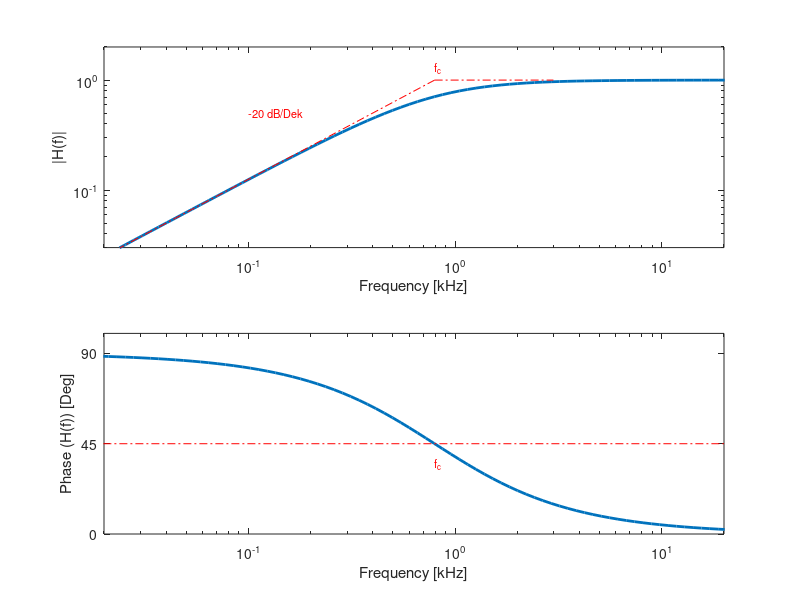

Recreate this plot in MATLAB. (Note: this script raises an error after producing the figure.)
%%%%%%%%%%%%%%%%%%%%%%%%%%%%%%Exercise 3%%%%%%%%%%%%%%%%%%%%%%%%%%%%%%%%%%%
%% Assignment 1
clc, close all; clear all;

% Initial Parameters-------------------------------------------------------
u1 = 1; %V
R = 2e3; %Ohms
C = 100e-9; %F
f = logspace(1,5,100);
f_c = 1 / (R*C*2*pi);
%--------------------------------------------------------------------------

% ---------------------Getting the Transfer Function-----------------------
% Magnitude----------------------------------------------------------------
u2 = (u1*i*2*pi*R*C*f) ./ (1 + i*2*pi*R*C*f);

figure;
subplot(2,1,1)
loglog(f/1000, abs(u2), 'LineWidth', 2);
xlabel("Frequency [kHz]"); ylabel("|H(f)|");
axis([20/1000 20 3e-2 2]);

H = line([f_c/1000 2.99],[1 1]);
set(H, 'LineStyle', '-.', 'Color', 'r');
H = line([f_c/1000 0.008],[1 0.01]);
set(H, 'LineStyle', '-.', 'Color', 'r');
text(f_c/1000,1.3,'f_c', 'FontSize', 8, 'Color', 'r');
text(0.1,0.5,'-20 dB/Dek', 'FontSize', 8, 'Color', 'r');

% Phase--------------------------------------------------------------------
subplot(2,1,2)
semilogx(f/1000, angle(u2)*180/pi, 'LineWidth', 2);
xlabel("Frequency [kHz]"); ylabel("Phase (H(f)) [Deg]");
axis([20/1000 20 0 100]);
set(gca, 'YTick', [0 45 90])%, 'FontSize',14);
H= line([0.01 20], [45 45]);
set(H, 'LineStyle', '-.', 'Color', 'r');
text(f_c/1000, 35, 'f_c', 'FontSize', 8, 'Color', 'r');
% -------------------------------------------------------------------------
%% Assignment 2
clc, clear all; close all;

% Initial Parameters-------------------------------------------------------
fs = 48000;
T = 4;
N = fs*T;
t = (0:N-1)'/fs;
sample_length = numel(t);
% -------------------------------------------------------------------------

% Signal Generation--------------------------------------------------------
signal = zeros(sample_length,1);
signal(sample_length/2) = 1; % Delta Peak of 1 a.u. at 2s.
%--------------------------------------------------------------------------

% Palying / Recording the Data---------------------------------------------
deviceReader = audioDeviceReader;
deviceReader.Driver = 'ASIO';
devices = getAudioDevices(deviceReader);

BufferSize = 1024;     % ASIO Buffer Size (Samples)
saving = false;

aPR = audioPlayerRecorder('Device', 'ASIO4ALL v2',...
    'SampleRate', fs,...
    'BitDepth', '16-bit integer',...
    'SupportVariableSize', true,...
    'BufferSize', BufferSize, ...
    'PlayerChannelMapping', [1,2], ...
    'RecorderChannelMapping', [1,2]);

[playData, recData, N_underrun,N_overrun] = play_rec(aPR, signal);
% -------------------------------------------------------------------------

t_recorded = (0:(numel(recData(:,1))-1))'/fs; % Time in (s) fo the Recording

% FFT of Channel 1---------------------------------------------------------
ch1_fft = fft(recData(:,1));
ch1_scale = abs(ch1_fft/numel(recData(:,1)));
ch1_positive = ch1_scale(1:numel(recData(:,1))/2+1);
ch1_positive(2:end-1) = 2*ch1_positive(2:end-1);

frequencies_ch1 = fs/numel(recData(:,1)) * (0:numel(recData(:,1))/2);
% -------------------------------------------------------------------------

% FFT of Channel 2---------------------------------------------------------
ch2_fft = fft(recData(:,2));
ch2_scale = abs(ch2_fft/numel(recData(:,2)));
ch2_positive = ch2_scale(1:numel(recData(:,2))/2+1);
ch2_positive(2:end-1) = 2*ch2_positive(2:end-1);

frequencies_ch2 = fs/numel(recData(:,2)) * (0:numel(recData(:,2))/2);
% -------------------------------------------------------------------------

% Plotting Signals (time-domain)-------------------------------------------
figure('Position', [100 100 400 400]);
plot(t_recorded, recData(:,1), '-b', 'Linewidth', 1); axis tight; grid on;
xlabel("Time (s)"); ylabel("Signal Amplitude (a.u.)");

figure('Position', [100 100 400 400]);
plot(t_recorded, recData(:,2), '-r', 'Linewidth', 1); axis tight; grid on;
xlabel("Time (s)"); ylabel("Signal Amplitude (a.u.)");
% -------------------------------------------------------------------------

% Ch2 of mic = red  
% Ch1 of mic = white

% ---------------------Getting the Transfer Function-----------------------
% Magnitude----------------------------------------------------------------
T_func = ch1_positive ./ ch2_positive ;
R = 2e3; %Ohms
C = 100e-9; %F
f_c = 1 / (R*C*2*pi);

figure ('Position', [100 100 800 400]);
subplot(2,1,1)
loglog(frequencies_ch1,T_func,"LineWidth", 1), axis tight; grid on;
xlabel("Frequency (Hz)"); ylabel("|H(f)|");
H = line([f_c f_c],[min(T_func) max(T_func)]);
set(H, 'LineStyle', '-.', 'Color', 'r');
text(f_c+100 ,0.2,'f_c', 'FontSize', 8, 'Color', 'r');
% -------------------------------------------------------------------------

% Phase--------------------------------------------------------------------
subplot(2,1,2)

% Calulating the Raw FFT---------------------------------------------------
ch1_scale_raw = ch1_fft/numel(recData(:,1));
ch1_positive_raw = ch1_scale_raw(1:numel(recData(:,1))/2+1);
ch1_positive_raw(2:end-1) = 2*ch1_positive_raw(2:end-1);
ch2_scale_raw = ch2_fft/numel(recData(:,2));
ch2_positive_raw = ch2_scale_raw(1:numel(recData(:,2))/2+1);
ch2_positive_raw(2:end-1) = 2*ch2_positive_raw(2:end-1);
% -------------------------------------------------------------------------

angle = angle(ch1_positive_raw ./ ch2_positive_raw)*180/pi;
semilogx(frequencies_ch1, angle, 'LineWidth', 1); axis tight; grid on;
xlabel("Frequency [Hz]"); ylabel("Phase (H(f)) / Deg");
H = line([f_c f_c],[-200 200]);
set(H, 'LineStyle', '-.', 'Color', 'r');
text(f_c+100 ,0.2,'f_c', 'FontSize', 8, 'Color', 'r');
% -------------------------------------------------------------------------
%% Assignment 3
clc, close all; clear all;

% Initial Parameters-------------------------------------------------------
fs = 48000;
T = 5;
N = fs*T;
t = (0:N-1)'/fs;
sample_length = numel(t);
hann_win = fs * 0.1; 
window = ramp_filter(hann_win, sample_length);
% -------------------------------------------------------------------------

% Generating the signal----------------------------------------------------
noise = wgn(sample_length, 1, 1,1,1,'linear') / 16;
signal= noise .* window * sample_length/sum(window); % White Noise
signal = signal(hann_win:sample_length-hann_win-1);
% -------------------------------------------------------------------------

% Palying / Recording the Data---------------------------------------------
deviceReader = audioDeviceReader;
deviceReader.Driver = 'ASIO';
devices = getAudioDevices(deviceReader);

BufferSize = 1024;     % ASIO Buffer Size (Samples)
saving = false;

aPR = audioPlayerRecorder('Device', 'ASIO4ALL v2',...
    'SampleRate', fs,...
    'BitDepth', '16-bit integer',...
    'SupportVariableSize', true,...
    'BufferSize', BufferSize, ...
    'PlayerChannelMapping', [1,2], ...
    'RecorderChannelMapping', [1,2]);

[playData, recData, N_underrun,N_overrun] = play_rec(aPR, signal);
% -------------------------------------------------------------------------

t_recorded = (0:(numel(recData(:,1))-1))'/fs; % Time in (s) fo the Recording

% FFT of Channel 1---------------------------------------------------------
ch1_fft = fft(recData(:,1));
ch1_scale = abs(ch1_fft/numel(recData(:,1)));
ch1_positive = ch1_scale(1:numel(recData(:,1))/2+1);
ch1_positive(2:end-1) = 2*ch1_positive(2:end-1);

frequencies_ch1 = fs/numel(recData(:,1)) * (0:numel(recData(:,1))/2);
% -------------------------------------------------------------------------

% FFT of Channel 2---------------------------------------------------------
ch2_fft = fft(recData(:,2));
ch2_scale = abs(ch2_fft/numel(recData(:,2)));
ch2_positive = ch2_scale(1:numel(recData(:,2))/2+1);
ch2_positive(2:end-1) = 2*ch2_positive(2:end-1);

frequencies_ch2 = fs/numel(recData(:,2)) * (0:numel(recData(:,2))/2);
% -------------------------------------------------------------------------

% Plotting Signals (time-domain)-------------------------------------------
figure('Position', [100 100 800 400]);
plot(t_recorded, recData(:,1), '-b', 'Linewidth', 1); axis tight, grid on;
xlabel("Time (s)"); ylabel("Signal Amplitude (a.u.)");

figure('Position', [100 100 800 400]);
plot(t_recorded, recData(:,2), '-r', 'Linewidth', 1); axis tight, grid on;
xlabel("Time (s)"); ylabel("Signal Amplitude (a.u.)");
% -------------------------------------------------------------------------

% Ch2 of mic = red  
% Ch1 of mic = white

% ------------------Getting the Trasfer Function---------------------------
% Magnitude----------------------------------------------------------------
T_func = ch1_positive ./ ch2_positive ;
R = 2e3; %Ohms
C = 100e-9; %F
f_c = 1 / (R*C*2*pi);

figure('Position', [100 100 800 400]);
subplot(2,1,1)
loglog(frequencies_ch1,T_func,"LineWidth", 1), axis tight; grid on;
xlabel("Frequency [Hz]"); ylabel("|H(f)|");
H = line([f_c f_c],[min(T_func) max(T_func)]);
set(H, 'LineStyle', '-.', 'Color', 'r');
text(f_c+100 ,0.2,'f_c', 'FontSize', 8, 'Color', 'r');
% -------------------------------------------------------------------------

% Phase--------------------------------------------------------------------
subplot(2,1,2)

% Calulating the Raw FFT---------------------------------------------------
ch1_scale_raw = ch1_fft/numel(recData(:,1));
ch1_positive_raw = ch1_scale_raw(1:numel(recData(:,1))/2+1);
ch1_positive_raw(2:end-1) = 2*ch1_positive_raw(2:end-1);
ch2_scale_raw = ch2_fft/numel(recData(:,2));
ch2_positive_raw = ch2_scale_raw(1:numel(recData(:,2))/2+1);
ch2_positive_raw(2:end-1) = 2*ch2_positive_raw(2:end-1);
% -------------------------------------------------------------------------

angle = angle(ch1_positive_raw ./ ch2_positive_raw)*180/pi;
semilogx(frequencies_ch1, angle, 'LineWidth', 1); axis tight; grid on;
xlabel("Frequency [Hz]"); ylabel("Phase (H(f)) / Deg");
H = line([f_c f_c],[-200 200]);
set(H, 'LineStyle', '-.', 'Color', 'r');
text(f_c+100 ,0.2,'f_c', 'FontSize', 8, 'Color', 'r');
% -------------------------------------------------------------------------
%% Assignment 4
clc, clear all; close all;

% Initial Parameters-------------------------------------------------------
startFreq = 100;
endFreq = 24000;
T = 10;
fs = 48000;
BufferSize = 1024;
t = 0:1/fs:T;
% -------------------------------------------------------------------------

% Generating the signal----------------------------------------------------
signal = chirp(t, startFreq, T, endFreq, 'linear');
signal = signal * 0.2; % Linear-sweep Signal
% -------------------------------------------------------------------------

% Palying / Recording the Data---------------------------------------------
deviceReader = audioDeviceReader;
deviceReader.Driver = 'ASIO';
devices = getAudioDevices(deviceReader);


saving = false;

aPR = audioPlayerRecorder('Device', 'ASIO4ALL v2',...
    'SampleRate', fs,...
    'BitDepth', '16-bit integer',...
    'SupportVariableSize', true,...
    'BufferSize', BufferSize, ...
    'PlayerChannelMapping', [1,2], ...
    'RecorderChannelMapping', [1,2]);

[playData, recData, N_underrun,N_overrun] = play_rec(aPR, signal');
% -------------------------------------------------------------------------

t_recorded = (0:(numel(recData(:,1))-1))'/fs; % Time in (s) fo the Recording

% FFT of Channel 1---------------------------------------------------------
ch1_fft = fft(recData(:,1));
ch1_scale = abs(ch1_fft/numel(recData(:,1)));
ch1_positive = ch1_scale(1:numel(recData(:,1))/2+1);
ch1_positive(2:end-1) = 2*ch1_positive(2:end-1);

frequencies_ch1 = fs/numel(recData(:,1)) * (0:numel(recData(:,1))/2);
% -------------------------------------------------------------------------

% FFT of Channel 2---------------------------------------------------------
ch2_fft = fft(recData(:,2));
ch2_scale = abs(ch2_fft/numel(recData(:,2)));
ch2_positive = ch2_scale(1:numel(recData(:,2))/2+1);
ch2_positive(2:end-1) = 2*ch2_positive(2:end-1);

frequencies_ch2 = fs/numel(recData(:,2)) * (0:numel(recData(:,2))/2);
% -------------------------------------------------------------------------

% Plotting Signals (time-domain)-------------------------------------------
figure('Position', [100 100 800 400]);
plot(t_recorded, recData(:,1), '-b', 'Linewidth', 1); grid on, axis tight;
xlabel("Time (s)"); ylabel("Signal Amplitude (a.u.)");

figure('Position', [100 100 800 400]);
plot(t_recorded, recData(:,2), '-r', 'Linewidth', 1); grid on, axis tight;
xlabel("Time (s)"); ylabel("Signal Amplitude (a.u.)");
% -------------------------------------------------------------------------

% Plotting FFT's-----------------------------------------------------------
figure('Position', [100 100 800 400]);
loglog(frequencies_ch1,ch1_positive, "LineWidth", 1), axis tight; grid on;
xlabel("Frequency (Hz)");
ylabel("Signal Amplitude (a.u.)");

figure('Position',[100 100 800 400]);
loglog(frequencies_ch2,ch2_positive, "LineWidth", 1), axis tight; grid on;
xlabel("Frequency (Hz)");
ylabel("Signal Amplitude (a.u.)");
% -------------------------------------------------------------------------

% Ch2 of mic = red  
% Ch1 of mic = white

% ------------------Getting the Trasfer Function---------------------------
% Magnitude----------------------------------------------------------------
T_func = ch1_positive ./ ch2_positive ;
R = 2e3; %Ohms
C = 100e-9; %F
f_c = 1 / (R*C*2*pi);

figure('Position',[100 100 800 400]);
subplot(2,1,1)
loglog(frequencies_ch2,T_func,"LineWidth", 1), axis tight; grid on;
xlabel("Frequency [Hz]"); ylabel("|H(f)|");
H = line([f_c f_c],[min(T_func) max(T_func)]);
set(H, 'LineStyle', '-.', 'Color', 'r');
text(f_c+100 ,0.2,'f_c', 'FontSize', 8, 'Color', 'r');
% -------------------------------------------------------------------------

% Phase--------------------------------------------------------------------
subplot(2,1,2)

% Calulating the Raw FFT---------------------------------------------------
ch1_scale_raw = ch1_fft/numel(recData(:,1));
ch1_positive_raw = ch1_scale_raw(1:numel(recData(:,1))/2+1);
ch1_positive_raw(2:end-1) = 2*ch1_positive_raw(2:end-1);
ch2_scale_raw = ch2_fft/numel(recData(:,2));
ch2_positive_raw = ch2_scale_raw(1:numel(recData(:,2))/2+1);
ch2_positive_raw(2:end-1) = 2*ch2_positive_raw(2:end-1);
% -------------------------------------------------------------------------

angle = angle(ch1_positive_raw ./ ch2_positive_raw)*180/pi;
semilogx(frequencies_ch2, angle, 'LineWidth', 1); axis tight; grid on;
xlabel("Frequency [Hz]"); ylabel("Phase (H(f)) / Deg");
H = line([f_c f_c],[-200 200]);
set(H, 'LineStyle', '-.', 'Color', 'r');
text(f_c+100 ,0.2,'f_c', 'FontSize', 8, 'Color', 'r');
% -------------------------------------------------------------------------
%% Assignment 5
clc, clear all, close all;

% Initial Parameters-------------------------------------------------------
startFreq = 100;
endFreq = 24000;
T = 10;
fs = 48000;
BufferSize = 1024;
t = 0:1/fs:T;
% -------------------------------------------------------------------------

% Generating the signal----------------------------------------------------
signal = chirp(t, startFreq, T, endFreq, 'logarithmic');
signal = signal * 0.2; % Log-sweep Signal
% -------------------------------------------------------------------------

% Palying / Recording the Data---------------------------------------------
deviceReader = audioDeviceReader;
deviceReader.Driver = 'ASIO';
devices = getAudioDevices(deviceReader);


saving = false;

aPR = audioPlayerRecorder('Device', 'ASIO4ALL v2',...
    'SampleRate', fs,...
    'BitDepth', '16-bit integer',...
    'SupportVariableSize', true,...
    'BufferSize', BufferSize, ...
    'PlayerChannelMapping', [1,2], ...
    'RecorderChannelMapping', [1,2]);

[playData, recData, N_underrun,N_overrun] = play_rec(aPR, signal');
% -------------------------------------------------------------------------

t_recorded = (0:(numel(recData(:,1))-1))'/fs; % Time in (s) fo the Recording

% FFT of Channel 1---------------------------------------------------------
ch1_fft = fft(recData(:,1));
ch1_scale = abs(ch1_fft/numel(recData(:,1)));
ch1_positive = ch1_scale(1:numel(recData(:,1))/2+1);
ch1_positive(2:end-1) = 2*ch1_positive(2:end-1);

frequencies_ch1 = fs/numel(recData(:,1)) * (0:numel(recData(:,1))/2);
% -------------------------------------------------------------------------

% FFT of Channel 2---------------------------------------------------------
ch2_fft = fft(recData(:,2));
ch2_scale = abs(ch2_fft/numel(recData(:,2)));
ch2_positive = ch2_scale(1:numel(recData(:,2))/2+1);
ch2_positive(2:end-1) = 2*ch2_positive(2:end-1);

frequencies_ch2 = fs/numel(recData(:,2)) * (0:numel(recData(:,2))/2);
% -------------------------------------------------------------------------

% Plotting Signals (time-domain)-------------------------------------------
figure('Position', [100 100 800 400]);
plot(t_recorded, recData(:,1), '-b', 'Linewidth', 1); grid on, axis tight;
xlabel("Time (s)"); ylabel("Signal Amplitude (a.u.)");

figure('Position', [100 100 800 400]);
plot(t_recorded, recData(:,2), '-r', 'Linewidth', 1); grid on, axis tight;
xlabel("Time (s)"); ylabel("Signal Amplitude (a.u.)");
% -------------------------------------------------------------------------

% Plotting FFT's-----------------------------------------------------------
figure('Position', [100 100 800 400]);
loglog(frequencies_ch1,ch1_positive, "LineWidth", 1), axis tight; grid on;
xlabel("Frequency (Hz)");
ylabel("Signal Amplitude (a.u.)");

figure('Position',[100 100 800 400]);
loglog(frequencies_ch2,ch2_positive, "LineWidth", 1), axis tight; grid on;
xlabel("Frequency (Hz)");
ylabel("Signal Amplitude (a.u.)");
% -------------------------------------------------------------------------

% Ch2 of mic = red  
% Ch1 of mic = white

% ------------------Getting the Trasfer Function---------------------------
% Magnitude----------------------------------------------------------------
T_func = ch1_positive ./ ch2_positive ;
R = 2e3; %Ohms
C = 100e-9; %F
f_c = 1 / (R*C*2*pi);

figure('Position', [100 100 800 400]);
subplot(2,1,1)
loglog(frequencies_ch2,T_func,"LineWidth", 1), axis tight; grid on;
title("Signal in Frequency-Domain (Logaritmic Scale)");
xlabel("Frequency [Hz]"); ylabel("|H(f)|");
H = line([f_c f_c],[min(T_func) max(T_func)]);
set(H, 'LineStyle', '-.', 'Color', 'r');
text(f_c+100 ,0.2,'f_c', 'FontSize', 8, 'Color', 'r');

% Phase--------------------------------------------------------------------
subplot(2,1,2)

% Calulating the Raw FFT---------------------------------------------------
ch1_scale_raw = ch1_fft/numel(recData(:,1));
ch1_positive_raw = ch1_scale_raw(1:numel(recData(:,1))/2+1);
ch1_positive_raw(2:end-1) = 2*ch1_positive_raw(2:end-1);
ch2_scale_raw = ch2_fft/numel(recData(:,2));
ch2_positive_raw = ch2_scale_raw(1:numel(recData(:,2))/2+1);
ch2_positive_raw(2:end-1) = 2*ch2_positive_raw(2:end-1);
% -------------------------------------------------------------------------

angle = angle(ch1_positive_raw ./ ch2_positive_raw)*180/pi;
semilogx(frequencies_ch2, angle, 'LineWidth', 1); axis tight; grid on;
xlabel("Frequency [Hz]"); ylabel("Phase (H(f)) / Deg");
H = line([f_c f_c],[-200 200]);
set(H, 'LineStyle', '-.', 'Color', 'r');
text(f_c+100 ,0.2,'f_c', 'FontSize', 8, 'Color', 'r');
% -------------------------------------------------------------------------
%% Assingment 6
clc, close all, clear all;

% Initial Parameters-------------------------------------------------------
fs = 48000;
T = 1;
N = fs*T;
t = (0:N-1)'/fs;
BufferSize = 1024;
sample_length = numel(t);
hann_win = fs * 0.1; 
window = ramp_filter(hann_win, sample_length);
frequencies = [10 30 100 300 1e3 3e3 10e3 20e3];
% -------------------------------------------------------------------------

% Generating the signal----------------------------------------------------
for j = 1:length(frequencies)
    signals(:, j) = 0.1*cos((2*pi)*t*frequencies(j));
    ramp_sig(:, j) = signals(:, j) .* window * sample_length/sum(window);
end
% -------------------------------------------------------------------------

% Selecting a Portion of the Signal----------------------------------------
signal1 = signals(:,1);
signal1 = signal1(hann_win:sample_length-hann_win-1);
signal2 = signals(:,2);
signal2 = signal2(hann_win:sample_length-hann_win-1);
signal3 = signals(:,3);
signal3 = signal3(hann_win:sample_length-hann_win-1);
signal4 = signals(:,4);
signal4 = signal4(hann_win:sample_length-hann_win-1);
signal5 = signals(:,5);
signal5 = signal5(hann_win:sample_length-hann_win-1);
signal6 = signals(:,6);
signal6 = signal6(hann_win:sample_length-hann_win-1);
signal7 = signals(:,7);
signal7 = signal7(hann_win:sample_length-hann_win-1);
signal8 = signals(:,8);
signal8 = signal8(hann_win:sample_length-hann_win-1);
% -------------------------------------------------------------------------

% Palying / Recording the Data---------------------------------------------
deviceReader = audioDeviceReader;
deviceReader.Driver = 'ASIO';
devices = getAudioDevices(deviceReader);


saving = false;

aPR = audioPlayerRecorder('Device', 'ASIO4ALL v2',...
    'SampleRate', fs,...
    'BitDepth', '16-bit integer',...
    'SupportVariableSize', true,...
    'BufferSize', BufferSize, ...
    'PlayerChannelMapping', [1,2], ...
    'RecorderChannelMapping', [1,2]);


[playData1, recData1, N_underrun1, N_overrun1] = play_rec(aPR, signal1);
t1_recorded = (0:(numel(recData1(:,1))-1))'/fs;

[playData2, recData2, N_underrun2, N_overrun2] = play_rec(aPR, signal2);
t2_recorded = (0:(numel(recData2(:,1))-1))'/fs;

[playData3, recData3, N_underrun3, N_overrun3] = play_rec(aPR, signal3);
t3_recorded = (0:(numel(recData3(:,1))-1))'/fs;

[playData4, recData4, N_underrun4, N_overrun4] = play_rec(aPR, signal4);
t4_recorded = (0:(numel(recData4(:,1))-1))'/fs;

[playData5, recData5, N_underrun5, N_overrun5] = play_rec(aPR, signal5);
t5_recorded = (0:(numel(recData1(:,1))-1))'/fs;

[playData6, recData6, N_underrun6, N_overrun6] = play_rec(aPR, signal6);
t6_recorded = (0:(numel(recData1(:,1))-1))'/fs;

[playData7, recData7, N_underrun7, N_overrun7] = play_rec(aPR, signal7);
t7_recorded = (0:(numel(recData7(:,1))-1))'/fs;

[playData8, recData8, N_underrun8, N_overrun8] = play_rec(aPR, signal8);
t8_recorded = (0:(numel(recData8(:,1))-1))'/fs;
% -------------------------------------------------------------------------

% Grouping Ch1-------------------------------------------------------------
rec_data_ch1 = [recData1(:,1),recData2(:,1),recData3(:,1),...
                recData4(:,1),recData5(:,1),recData6(:,1),...
                recData7(:,1),recData8(:,1)];
% -------------------------------------------------------------------------

% Grouping Ch2-------------------------------------------------------------
rec_data_ch2 = [recData1(:,2),recData2(:,2),recData3(:,2),...
                recData4(:,2),recData5(:,2),recData6(:,2),...
                recData7(:,2),recData8(:,2)];
% -------------------------------------------------------------------------

% Grouping T_recorded------------------------------------------------------
time_rec = [t1_recorded,t2_recorded,t3_recorded,t4_recorded,t5_recorded,...
            t6_recorded,t7_recorded,t8_recorded];
% -------------------------------------------------------------------------

% FFT of Channel 1---------------------------------------------------------
for m = 1:8
        signal = rec_data_ch1(:,m);

        signal_length = numel(signal);
      
        fft_signal = fft(signal);
        fft_scaled = fft_signal/signal_length;

        fft_magnitude = abs(fft_scaled);
        fft_positive = fft_magnitude(1:signal_length/2+1);
        fft_positive(2:end-1) = 2*fft_positive(2:end-1);
        
        fft_positive_raw = fft_scaled(1:signal_length/2+1);
        fft_positive_raw(2:end-1) = 2*fft_positive_raw(2:end-1);

        frequencies = fs/signal_length * (0:(signal_length/2));

        multiple_fft_ch1(:, m) = fft_positive;
        multiple_fft_ch1_raw(:, m) = fft_positive_raw;
        multiple_frequencies_ch1(:, m) = frequencies;
end
% -------------------------------------------------------------------------

% FFT of Channel 2---------------------------------------------------------
for m = 1:8
        signal = rec_data_ch2(:,m);

        signal_length = numel(signal);
      
        fft_signal = fft(signal);
        fft_scaled = fft_signal/signal_length;

        fft_magnitude = abs(fft_scaled);
        fft_positive = fft_magnitude(1:signal_length/2+1);
        fft_positive(2:end-1) = 2*fft_positive(2:end-1);

        fft_positive_raw = fft_scaled(1:signal_length/2+1);
        fft_positive_raw(2:end-1) = 2*fft_positive_raw(2:end-1);
        
        frequencies = fs/signal_length * (0:(signal_length/2));

        multiple_fft_ch2(:, m) = fft_positive;
        multiple_frequencies_ch2(:, m) = frequencies;
        multiple_fft_ch2_raw(:, m) = fft_positive_raw;

        angles(:,m) = angle(multiple_fft_ch1_raw(:, m) ./ multiple_fft_ch2_raw(:, m))*180/pi;
end
% -------------------------------------------------------------------------

% Plotting Signals (time-domain)-------------------------------------------

fig1 = figure('Position', [20 20 800 800]);
% xlabel("Time (s)"); ylabel("Signal Amplitude (a.u.)");
for n = 1:8
    subplot(8,1,n)
    plot(time_rec(:,n), rec_data_ch1(:,n), '-b', 'Linewidth', 1); grid on, axis tight;   
end
han=axes(fig1,'visible','off'); 
han.XLabel.Visible='on';
han.YLabel.Visible='on';
xlabel("Time (s)", 'FontSize',14); ylabel("Signal Amplitude (a.u.)", 'FontSize',14);

fig2 = figure('Position', [20 20 800 800]);
for n = 1:8
    subplot(8,1,n)
    plot(time_rec(:,n), rec_data_ch2(:,n), '-r', 'Linewidth', 1); grid on, axis tight;
end
han=axes(fig2,'visible','off'); 
han.XLabel.Visible='on';
han.YLabel.Visible='on';
xlabel("Time (s)", 'FontSize',14); ylabel("Signal Amplitude (a.u.)", 'FontSize',14);
% -------------------------------------------------------------------------

% ------------------Getting the Trasfer Function---------------------------
R = 2e3; %Ohms
C = 100e-9; %F
f_c = 1 / (R*C*2*pi); % Cut-off Frequency
% Magnitude and Phase------------------------------------------------------
for m = 1:8
    T_func(:,m) = multiple_fft_ch1(:,m) ./ multiple_frequencies_ch2(:,m);

    figure;
    subplot(2,1,1)
    loglog(multiple_frequencies_ch2(:,m),T_func(:,m),"LineWidth", 1), axis tight; grid on;
    xlabel("Frequency [Hz]"); ylabel("|H(f)|");
    H = line([f_c f_c],[min(T_func(:,m)) 8e-5]);
    set(H, 'LineStyle', '-.', 'Color', 'r');

    subplot(2,1,2)
    semilogx(multiple_frequencies_ch2(:,m), angles(:,m), 'LineWidth', 1); axis tight; grid on;
    xlabel("Frequency [Hz]"); ylabel("Phase (H(f)) / Deg");
    H = line([f_c f_c],[-200 200]);
    set(H, 'LineStyle', '-.', 'Color', 'r');
end
% -------------------------------------------------------------------------
%% Assignment 7
clc, close all, clear all;

% Initial Parameters-------------------------------------------------------
T = 3.5;  % Total signal duration in (s), more averages with longer signal
t_start = 0.4;                   % signal start: remove also transient part
t_stop=3.4;                      % signal end: remove the fading part
% -------------------------------------------------------------------------

% Define parameters of your measurement------------------------------------
name='Test Transfer Function Measurement V0';  % name for output file
fs = 48000;             % sampling frequency, make sure value is correct!
N_freqs = 179;          % number of frequencies between f_start and f_stop 
f_start = 55;           % start frequency (Hz)
f_stop = 22000;         % stop frequency (Hz)
block_size = 2^12;      % block size (FFT window length)
ampl=0.01;              % select peak amplitude of output re full scale
% -------------------------------------------------------------------------

% Initialize audio interface and device reader-----------------------------
deviceReader = audioDeviceReader;
deviceReader.Driver = 'ASIO';

BufferSize = 1024;
saving = false;
aPR = audioPlayerRecorder('Device', 'ASIO4ALL v2', ...
    'SampleRate', fs,...
    'BitDepth', '16-bit integer',...
    'SupportVariableSize', true,...
    'BufferSize', BufferSize, ...
    'PlayerChannelMapping', [1,2], ...
    'RecorderChannelMapping', [1,2]);
%--------------------------------------------------------------------------

% The number of output frequencies might be less than N_freqs, as the function removes redundant frequencies  
[t, sig, ms_indices] = generate_multisine(N_freqs, f_start, f_stop, fs, block_size, T);
sig=sig*ampl;  % scale signal

% Ramp-up, ramp-down with hanning window-----------------------------------
t_ramp = 200e-3;
n_ramp = floor(t_ramp*fs);
hann = hanning(2*n_ramp, 'periodic');
sig(1:n_ramp) = sig(1:n_ramp) .* hann(1:n_ramp);
sig(end-n_ramp+1:end) = sig(end-n_ramp+1:end) .* hann(n_ramp+1:end);
% -------------------------------------------------------------------------

% Palying / Recording the Data---------------------------------------------
[playData, recData, N_underrun, N_overrun] = play_rec(aPR, sig);
release(aPR);

t_recData = (0:size(recData, 1)-1)'/fs;
% -------------------------------------------------------------------------

% Process measurement data-------------------------------------------------
n_start = floor(t_start*fs);
n_stop = floor(t_stop*fs);
num_avg = floor((n_stop-n_start+1) /block_size); % number of blocks in data
n_stop = n_start + num_avg*block_size;          % align end to block border

rec = recData(n_start:n_stop-1,:);  % cut out data for analysis
t_rec = (0:length(rec)-1)/fs;

fprintf('Analyse data from T=%.2f to %.2f (averaging over %i blocks)\n',t_start,t_stop,num_avg);
% -------------------------------------------------------------------------

% Average in time domain---------------------------------------------------
rec_avg=mean(reshape(rec,block_size,num_avg,2),2);
% -------------------------------------------------------------------------

% FFT of input and output--------------------------------------------------
fft_rec = fft(rec_avg)/block_size;
fft_rec = 2*fft_rec(2:floor(block_size/2)+1,:); % single sided spectrum without DC
fft_freqs = fs*(1:block_size/2)'/block_size; % frequencies of spectrum
% -------------------------------------------------------------------------
    
% Spectrum for frequencies, where energy was provided----------------------
ms_fft_freqs = fft_freqs(ms_indices,:); % select frequency vector
ms_fft_rec = fft_rec(ms_indices,:);     % select frequencies in spectrum
% -------------------------------------------------------------------------

% Calculate transfer function----------------------------------------------
H=ms_fft_rec(:, 1) ./ ms_fft_rec(:, 2);  % Modified due to our connections

R = 2e3; %Ohms
C = 100e-9; %F
f_c = 1 / (R*C*2*pi); % Cut-off Frequency

% Plotting the Transfer Fucntion-------------------------------------------
figure('Position',[100 100 800 400]);
subplot(2,1,1)
title('Transfer Function');
loglog(ms_fft_freqs, abs(H), 'b.');
L_fc = line([f_c f_c],[0.04 1]);
set(L_fc, 'LineStyle', '-.', 'Color', 'r');
text(f_c+50 ,0.3,'f_c', 'FontSize', 8, 'Color', 'r');
ylabel('|H|');

subplot(2,1,2)
semilogx(ms_fft_freqs, unwrap(angle(H))*180/pi, 'b.');
xlabel('f / Hz');
ylabel('Phase(H) / Deg');
L_fc_an= line([57 22000], [45 45]);
set(L_fc_an, 'LineStyle', '-.', 'Color', 'r');
text(f_c+800 , 32, 'f_c', 'FontSize', 8, 'Color', 'r');
% -------------------------------------------------------------------------
%%%%%%%%%%%%%%%%%%%%%%%%%%%%%%%%%%%%END%%%%%%%%%%%%%%%%%%%%%%%%%%%%%%%%%%%%